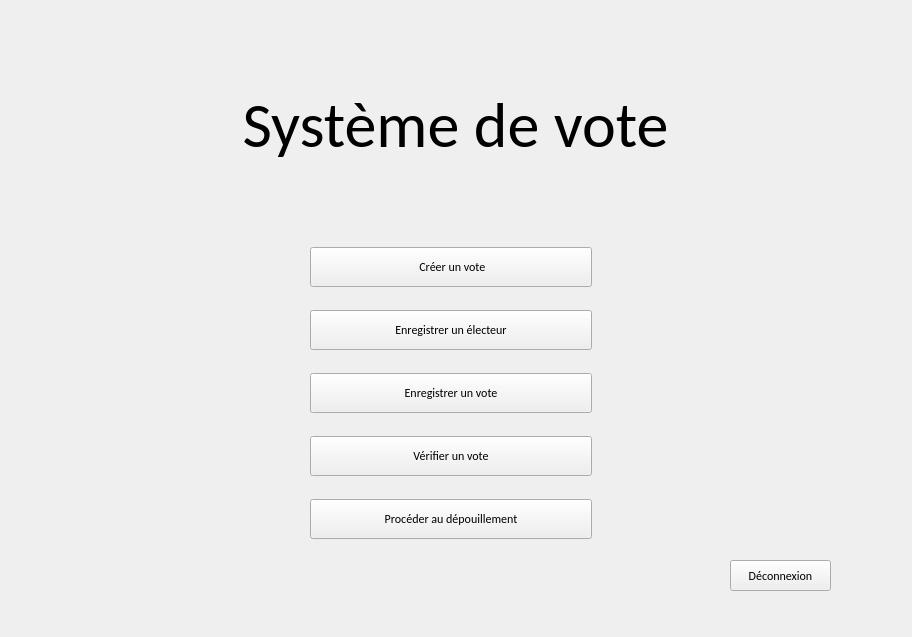
<?xml version="1.0" encoding="UTF-8"?>
<ui version="4.0">
 <class>MENU</class>
 <widget class="QWidget" name="MENU">
  <property name="geometry">
   <rect>
    <x>0</x>
    <y>0</y>
    <width>912</width>
    <height>637</height>
   </rect>
  </property>
  <property name="windowTitle">
   <string>Form</string>
  </property>
  <widget class="QLabel" name="label">
   <property name="geometry">
    <rect>
     <x>170</x>
     <y>60</y>
     <width>571</width>
     <height>131</height>
    </rect>
   </property>
   <property name="font">
    <font>
     <family>Calibri</family>
     <pointsize>48</pointsize>
    </font>
   </property>
   <property name="locale">
    <locale language="French" country="France"/>
   </property>
   <property name="text">
    <string>Système de vote</string>
   </property>
   <property name="alignment">
    <set>Qt::AlignCenter</set>
   </property>
  </widget>
  <widget class="QWidget" name="layoutWidget">
   <property name="geometry">
    <rect>
     <x>310</x>
     <y>230</y>
     <width>282</width>
     <height>331</height>
    </rect>
   </property>
   <property name="minimumSize">
    <size>
     <width>0</width>
     <height>40</height>
    </size>
   </property>
   <property name="font">
    <font>
     <family>Calibri</family>
    </font>
   </property>
   <layout class="QVBoxLayout" name="verticalLayout">
    <item>
     <widget class="QPushButton" name="pushButton_3">
      <property name="minimumSize">
       <size>
        <width>231</width>
        <height>40</height>
       </size>
      </property>
      <property name="font">
       <font>
        <family>Calibri</family>
       </font>
      </property>
      <property name="text">
       <string> Créer un vote</string>
      </property>
     </widget>
    </item>
    <item>
     <widget class="QPushButton" name="pushButton_5">
      <property name="minimumSize">
       <size>
        <width>231</width>
        <height>40</height>
       </size>
      </property>
      <property name="font">
       <font>
        <family>Calibri</family>
       </font>
      </property>
      <property name="text">
       <string>Enregistrer un électeur</string>
      </property>
     </widget>
    </item>
    <item>
     <widget class="QPushButton" name="pushButton_2">
      <property name="minimumSize">
       <size>
        <width>231</width>
        <height>40</height>
       </size>
      </property>
      <property name="font">
       <font>
        <family>Calibri</family>
       </font>
      </property>
      <property name="text">
       <string>Enregistrer un vote</string>
      </property>
     </widget>
    </item>
    <item>
     <widget class="QPushButton" name="pushButton_4">
      <property name="minimumSize">
       <size>
        <width>231</width>
        <height>40</height>
       </size>
      </property>
      <property name="font">
       <font>
        <family>Calibri</family>
       </font>
      </property>
      <property name="text">
       <string>Vérifier un vote</string>
      </property>
     </widget>
    </item>
    <item>
     <widget class="QPushButton" name="pushButton">
      <property name="minimumSize">
       <size>
        <width>231</width>
        <height>40</height>
       </size>
      </property>
      <property name="font">
       <font>
        <family>Calibri</family>
       </font>
      </property>
      <property name="text">
       <string>Procéder au dépouillement</string>
      </property>
     </widget>
    </item>
   </layout>
  </widget>
  <widget class="QPushButton" name="disconnectButton">
   <property name="geometry">
    <rect>
     <x>730</x>
     <y>560</y>
     <width>101</width>
     <height>31</height>
    </rect>
   </property>
   <property name="font">
    <font>
     <family>Calibri</family>
    </font>
   </property>
   <property name="text">
    <string>Déconnexion</string>
   </property>
  </widget>
 </widget>
 <resources/>
 <connections>
  <connection>
   <sender>pushButton_3</sender>
   <signal>clicked()</signal>
   <receiver>MENU</receiver>
   <slot>creerVote()</slot>
   <hints>
    <hint type="sourcelabel">
     <x>454</x>
     <y>278</y>
    </hint>
    <hint type="destinationlabel">
     <x>193</x>
     <y>238</y>
    </hint>
   </hints>
  </connection>
  <connection>
   <sender>pushButton_5</sender>
   <signal>clicked()</signal>
   <receiver>MENU</receiver>
   <slot>enregistrerElecteur()</slot>
   <hints>
    <hint type="sourcelabel">
     <x>351</x>
     <y>320</y>
    </hint>
    <hint type="destinationlabel">
     <x>191</x>
     <y>327</y>
    </hint>
   </hints>
  </connection>
  <connection>
   <sender>pushButton_2</sender>
   <signal>clicked()</signal>
   <receiver>MENU</receiver>
   <slot>enregistrerVote()</slot>
   <hints>
    <hint type="sourcelabel">
     <x>425</x>
     <y>384</y>
    </hint>
    <hint type="destinationlabel">
     <x>184</x>
     <y>389</y>
    </hint>
   </hints>
  </connection>
  <connection>
   <sender>pushButton_4</sender>
   <signal>clicked()</signal>
   <receiver>MENU</receiver>
   <slot>verifierVote()</slot>
   <hints>
    <hint type="sourcelabel">
     <x>452</x>
     <y>457</y>
    </hint>
    <hint type="destinationlabel">
     <x>184</x>
     <y>448</y>
    </hint>
   </hints>
  </connection>
  <connection>
   <sender>pushButton</sender>
   <signal>clicked()</signal>
   <receiver>MENU</receiver>
   <slot>procederDepo()</slot>
   <hints>
    <hint type="sourcelabel">
     <x>434</x>
     <y>522</y>
    </hint>
    <hint type="destinationlabel">
     <x>183</x>
     <y>509</y>
    </hint>
   </hints>
  </connection>
  <connection>
   <sender>disconnectButton</sender>
   <signal>clicked()</signal>
   <receiver>MENU</receiver>
   <slot>logout()</slot>
   <hints>
    <hint type="sourcelabel">
     <x>752</x>
     <y>573</y>
    </hint>
    <hint type="destinationlabel">
     <x>762</x>
     <y>499</y>
    </hint>
   </hints>
  </connection>
 </connections>
 <slots>
  <slot>creerVote()</slot>
  <slot>enregistrerElecteur()</slot>
  <slot>enregistrerVote()</slot>
  <slot>verifierVote()</slot>
  <slot>procederDepo()</slot>
  <slot>logout()</slot>
 </slots>
</ui>
